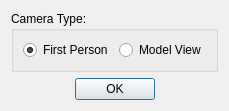
<?xml version="1.0" encoding="UTF-8"?>
<ui version="4.0">
 <class>settingsDialog</class>
 <widget class="QDialog" name="settingsDialog">
  <property name="geometry">
   <rect>
    <x>0</x>
    <y>0</y>
    <width>200</width>
    <height>97</height>
   </rect>
  </property>
  <property name="windowTitle">
   <string>Settings</string>
  </property>
  <layout class="QGridLayout" name="gridLayout">
   <item row="2" column="0">
    <widget class="QDialogButtonBox" name="buttonBox">
     <property name="orientation">
      <enum>Qt::Horizontal</enum>
     </property>
     <property name="standardButtons">
      <set>QDialogButtonBox::Ok</set>
     </property>
     <property name="centerButtons">
      <bool>true</bool>
     </property>
    </widget>
   </item>
   <item row="0" column="0">
    <widget class="QGroupBox" name="gbCameraType">
     <property name="title">
      <string>Camera Type:</string>
     </property>
     <layout class="QHBoxLayout" name="horizontalLayout">
      <item>
       <widget class="QRadioButton" name="rbFirstPerson">
        <property name="autoFillBackground">
         <bool>false</bool>
        </property>
        <property name="text">
         <string>First Person</string>
        </property>
        <property name="checked">
         <bool>true</bool>
        </property>
       </widget>
      </item>
      <item>
       <widget class="QRadioButton" name="rbModelView">
        <property name="text">
         <string>Model View</string>
        </property>
       </widget>
      </item>
     </layout>
    </widget>
   </item>
  </layout>
 </widget>
 <resources/>
 <connections>
  <connection>
   <sender>buttonBox</sender>
   <signal>accepted()</signal>
   <receiver>settingsDialog</receiver>
   <slot>accept()</slot>
   <hints>
    <hint type="sourcelabel">
     <x>248</x>
     <y>254</y>
    </hint>
    <hint type="destinationlabel">
     <x>157</x>
     <y>274</y>
    </hint>
   </hints>
  </connection>
  <connection>
   <sender>buttonBox</sender>
   <signal>rejected()</signal>
   <receiver>settingsDialog</receiver>
   <slot>reject()</slot>
   <hints>
    <hint type="sourcelabel">
     <x>316</x>
     <y>260</y>
    </hint>
    <hint type="destinationlabel">
     <x>286</x>
     <y>274</y>
    </hint>
   </hints>
  </connection>
 </connections>
</ui>
